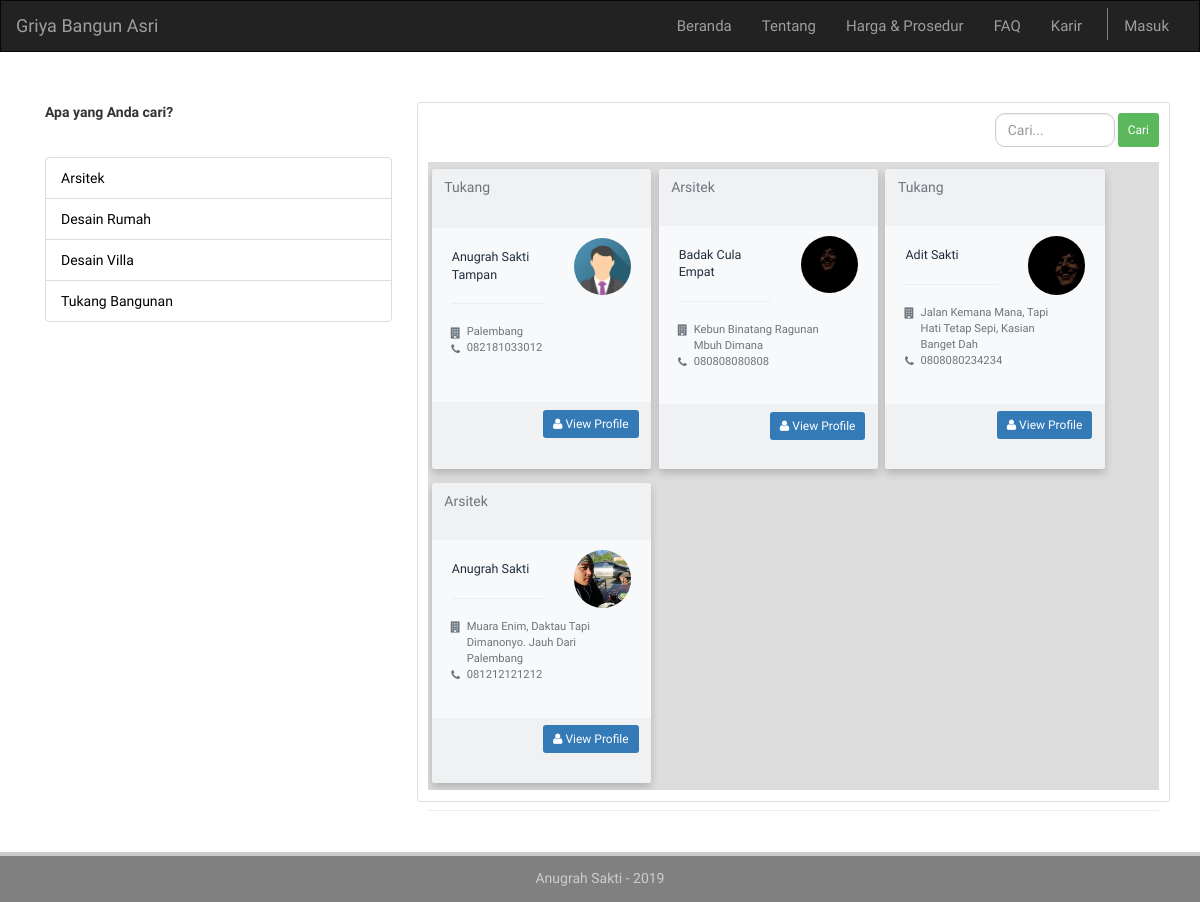
The page / on the database its author committed.
### tables this page shows
CREATE TABLE `user` (
  `id` int(11) NOT NULL,
  `photopath` text,
  `fname` varchar(40) NOT NULL,
  `lname` varchar(40) NOT NULL,
  `birthdate` date DEFAULT NULL,
  `birthplace` varchar(40) DEFAULT NULL,
  `alamat` text,
  `nohp` varchar(20) DEFAULT NULL,
  `tim` int(11) DEFAULT NULL,
  `tgldaftar` date NOT NULL,
  `email` varchar(70) NOT NULL,
  `username` varchar(50) NOT NULL,
  `password` varchar(50) NOT NULL,
  `logged_in` int(11) DEFAULT NULL,
  `level` int(11) NOT NULL
);

### application/controllers/Home.php (called while the page is built, shortened)
<?php
class Home extends CI_Controller {
	public function index(){
		$data['pagetitle']	= 'Griya Bangun Asri - Home';
		$data['contents']	= $this->m_data->getContents();
		$this->load->view('home/v_header',$data);
		$this->load->view('home/v_navbar',$data);
		$this->load->view('home/v_content',$data);
		$this->load->view('home/v_footer',$data);
	}
}

### index.php (called while the page is built, shortened)
<?php
require_once BASEPATH.'core/CodeIgniter.php';

### application/models/M_data.php (called while the page is built, shortened)
<?php
class M_data extends CI_Model{
    function getContents(){
        $this->db->select('*');
        $this->db->from('user');
        $this->db->where('level > 1 ');
        $query  =   $this->db->get();
        return $query->result_array();
    }
}

### application/views/home/v_content.php (the view)
    <div class="rows rows">
        <div class="col-xs-4" id="list-cari" style="border:10px">
            <p style="margin-bottom: 35px"><b>Apa yang Anda cari?</b></p>
            <ul class="list-group">
                <li class="list-group-item list-cari-item"><a href="#">Arsitek</a></li>
                <li class="list-group-item list-cari-item"><a href="#">Desain Rumah</a></li>
                <li class="list-group-item list-cari-item"><a href="#">Desain Villa</a></li>
                <li class="list-group-item list-cari-item"><a href="#">Tukang Bangunan</a></li>
            </ul>
        </div>
        <div class="col-xs-8 search-content">
            <div class="kolom-pencarian">
                <form id="caribenda" method="POST">
                    <div class="form-group pencariandiv">
                        <input class="form-control caribenda" type="text" name="search" placeholder="Cari...">
                        <button class="btn btn-sm btn-success">Cari</button>
                    </div>
                </form>
            </div>
            <div class="search-items">
                <?php foreach ($contents as $row) {?>
                    <div class="card bg-light">
                        <div class="card-header text-muted border-bottom-0">
                          <?=($row['level'] == '2' ? 'Arsitek' : ($row['level'] == '3' ? 'Tukang' : ''))?>
                        </div>
                        <div class="card-body pt-0">
                          <div class="row">
                            <div class="col-xs-7">
                              <h2 class="lead"><?=ucwords($row['fname'].' '.$row['lname'])?></h2>
                              <hr>
                              <ul class="ml-4 mb-0 fa-ul text-muted" style="">
                                <li class="small">
                                    <span class="fa-li">
                                        <i class="fa fa-building"></i>
                                    </span>
                                    <?=ucwords($row['alamat'])?>
                                </li>
                                <li class="small">
                                    <span class="fa-li">
                                        <i class="fa fa-phone"></i>
                                    </span>
                                    <?=ucwords($row['nohp'])?>
                                </li>
                              </ul>
                            </div>
                            <div class="col-xs-5 text-center">
                              <img src="<?=($row['photopath'] !== null || !empty($row['photopath'])  ? base_url(str_replace('./','',$row['photopath'])) : base_url('assets/img/img_avatar.png'));?>" alt="" class="img-circle img-fluid">
                            </div>
                          </div>
                        </div>
                        <div class="card-footer">
                          <div class="text-right">
                            <a href="<?=base_url('home/profile/'.$row['username'])?>" class="btn btn-sm btn-primary">
                              <i class="fa fa-user"></i> View Profile
                            </a>
                          </div>
                        </div>
                    </div>
                <?php } ?>
            </div>
            <hr>
      </div>
</div>

### application/views/home/v_header.php (shortened to what this page needs)
<!DOCTYPE html>
<html lang="en">
<head>
	<?=link_tag(base_url('assets/css/bootstrap.min.css'))?>
	<?=link_tag(base_url('assets/css/font-awesome.min.css'))?>
	<?=link_tag(base_url('assets/css/style.css'))?>
</head>

### application/views/home/v_navbar.php (shortened to what this page needs)
<body class="home">
    <nav class="navbar navbar-inverse">
        <div class="container-fluid">
           <div class="navbar-header">
                <a class="navbar-brand" href="#">Griya Bangun Asri</a>
            </div>
            <div class="collapse navbar-collapse" id="headnav">
                <ul class="nav navbar-nav navbar-right">
                    <li><a href="<?=base_url('home')?>">Beranda</a></li>
                    <li><a href="<?=base_url('home/about')?>">Tentang</a></li>
                    <li><a href="#">Harga & Prosedur</a></li>
                    <li><a href="#">FAQ</a></li>
                    <li><a href="#">Karir</a></li>
                    <li><hr class="hr"></li>
                    <?php if($this->session->userdata('username') == ''){?>
                    <li class="dropdown">
                        <a class="dropdown-toggle" data-toggle="dropdown" href="#">Masuk</a>
                    </li>
                    <?php } ?>
                </ul>
            </div>
        </div>
    </nav>
    <div class="container">

### application/views/home/v_footer.php (shortened to what this page needs)
	<footer class="footer">
		<p>Anugrah Sakti - 2019</p>
	</footer>
</body>
</html>

### assets/css/style.css (style rules this page uses)
body { font-family: 'Source Sans Pro', sans-serif; }
.navbar { border-radius: 0px; height: auto; }
nav ul li { font-size: 15px; }
.navbar-collapse { background-color: #222; }
.hr { border: none; border-left: 1px solid hsla(200, 10%, 50%,100); min-height: 4vh; height: 100%; width: 1px; margin: 7px 0px 5px 10px; }
.rows { display: flex; }
#list-cari { border-right: 1px #ddd; margin-right: 10px; }
.search-content { border: 1px solid #ddd; border-radius: 3px; height: 700px; padding:10px; }
.caribenda { max-width:120px; margin-right: 3px; border-radius: 10px; }
.pencariandiv { display:flex; }
.kolom-pencarian { float: right; display: block; }
.search-items { font-family: 'Oswald', sans-serif !important; max-height: 650px; width:100%; overflow-y: scroll; background-color: #ddd; }
.bg-light, .bg-light > a { color: #1f2d3d !important; }
.bg-light { background-color: #f8f9fa !important; }
.card { box-shadow: 0 0 1px rgba(0,0,0,.125),0 1px 3px rgba(0,0,0,.2); margin-bottom: 1rem; }
.card { font-family: "Source Sans Pro",-apple-system,BlinkMacSystemFont,"Segoe UI",Roboto,"Helvetica Neue",Arial,sans-serif,"Apple Color Emoji","Segoe UI Emoji","Segoe UI Symbol"; margin: 7px 0px 7px 4px; position: relative; word-wrap: break-word; background-color: #fff; background-clip: border-box; border: 0 solid rgba(0,0,0,.125); border-radius: .25rem; box-shadow: 0 4px 8px 0 rgba(0,0,0,0.2); transition: 0.3s; display: inline-grid; max-width: 30%; min-width: 200px; min-height: 300px; height: 300px; }
.card-body::after, .card-footer::after, .card-header::after { display: block; clear: both; content: ""; }
.card-header:first-child { border-radius: calc(.25rem - 0) calc(.25rem - 0) 0 0; }
.card-header { border-bottom: 1px solid rgba(0,0,0,.125); padding: .75rem 1.25rem; position: relative; border-top-left-radius: .25rem; border-top-right-radius: .25rem; }
.text-muted { color: #6c757d !important; }
.border-bottom-0 { border-bottom: 0 !important; }
.card-header { padding: .75rem 1.25rem; margin-bottom: 0; background-color: rgba(0,0,0,.03); border-bottom: 0 solid rgba(0,0,0,.125); }
.pt-0, .py-0 { padding-top: 0 !important; }
.card-body { -ms-flex: 1 1 auto; flex: 1 1 auto; padding: 1.25rem; min-height: 150px; }
.card-body > .row { display: -ms-flexbox; display: flex; -ms-flex-wrap: wrap; flex-wrap: wrap; margin-right: -7.5px; margin-left: -7.5px; }
.lead { font-size: 1.25rem; font-weight: 300; }
.ml-4, .mx-4 { margin-left: 1.5rem !important; }
.mb-0, .my-0 { margin-bottom: 0 !important; }
.fa-ul { list-style-type: none; width: 130px; }
dl, ol, ul { margin-top: 0; margin-bottom: 1rem; }
.fa-ul > li { position: relative; }
.small, small { font-size: 80%; font-weight: 400; }
.fa-li { left: -2em; position: absolute; text-align: center; width: 2em; line-height: inherit; }
.img-circle { border-radius: 50%; }
.img-fluid { max-width: 100%; height: auto; margin-top: 10px; }
img { vertical-align: middle; border-style: none; }
.card-footer { padding: .75rem 1.25rem; background-color: rgba(0,0,0,.03); border-top: 0 solid rgba(0,0,0,.125); }
.btn { border: none; }
a { text-decoration: none; color: black ; }
.footer { border-top: 4px solid #ccc; position: fixed; left: 0; bottom: 0; width: 100%; background-color: gray; color: #ccc; text-align: center; height: 50px; padding: 12px; }
.container { margin-bottom: 100px; margin-top: 50px; }

### rows shown on the page
user: level "Tukang", fname+lname "Anugrah Sakti Tampan", alamat "Palembang", nohp "082181033012", shows a picture
user: level "Arsitek", fname+lname "Badak Cula Empat", alamat "Kebun Binatang Ragunan Mbuh Dimana", nohp "080808080808", photopath (picture)
user: level "Tukang", fname+lname "Adit Sakti", alamat "Jalan Kemana Mana, Tapi Hati Tetap Sepi, Kasian Banget Dah", nohp "0808080234234", photopath (picture)
user: level "Arsitek", fname+lname "Anugrah Sakti", alamat "Muara Enim, Daktau Tapi Dimanonyo. Jauh Dari Palembang", nohp "081212121212", photopath (picture)
